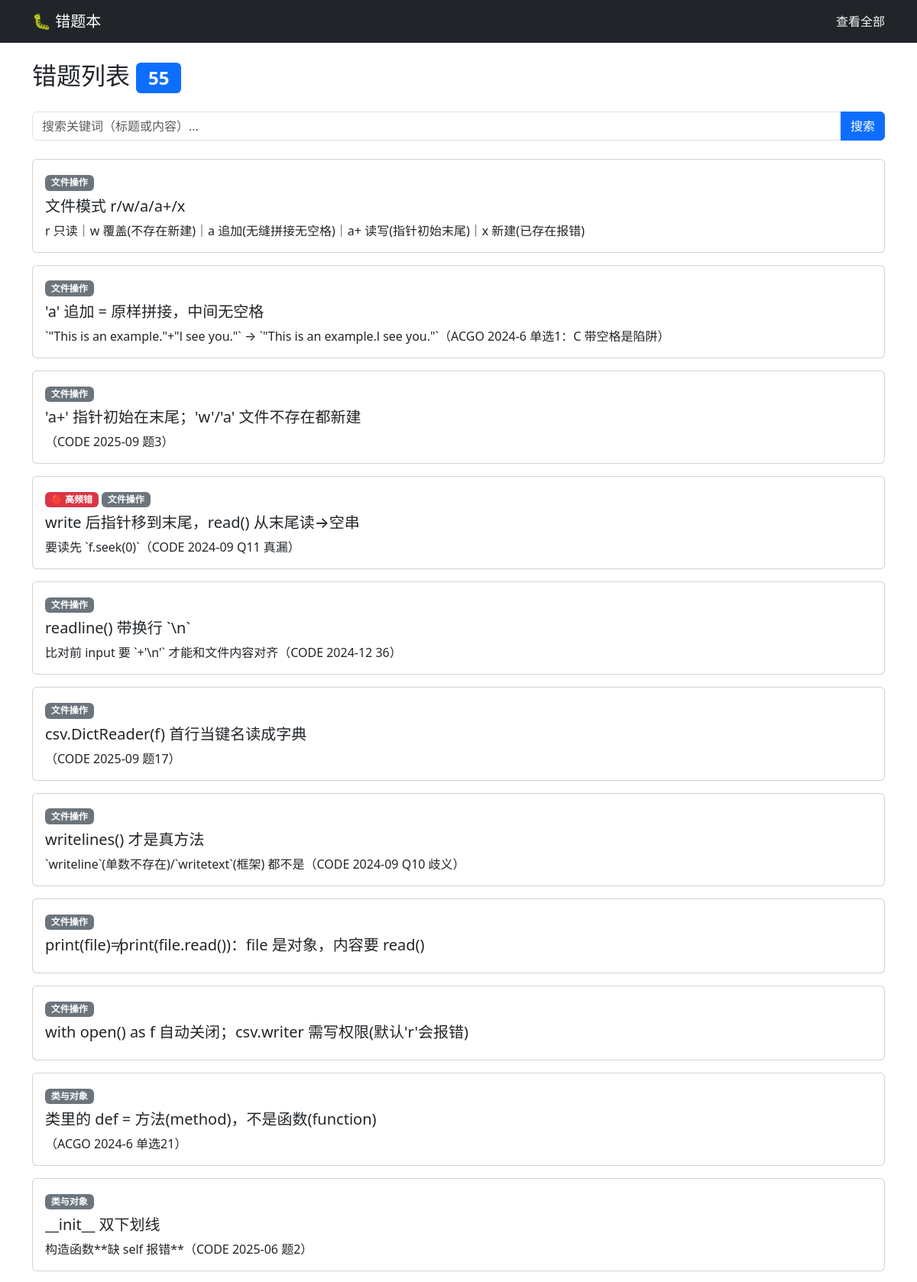
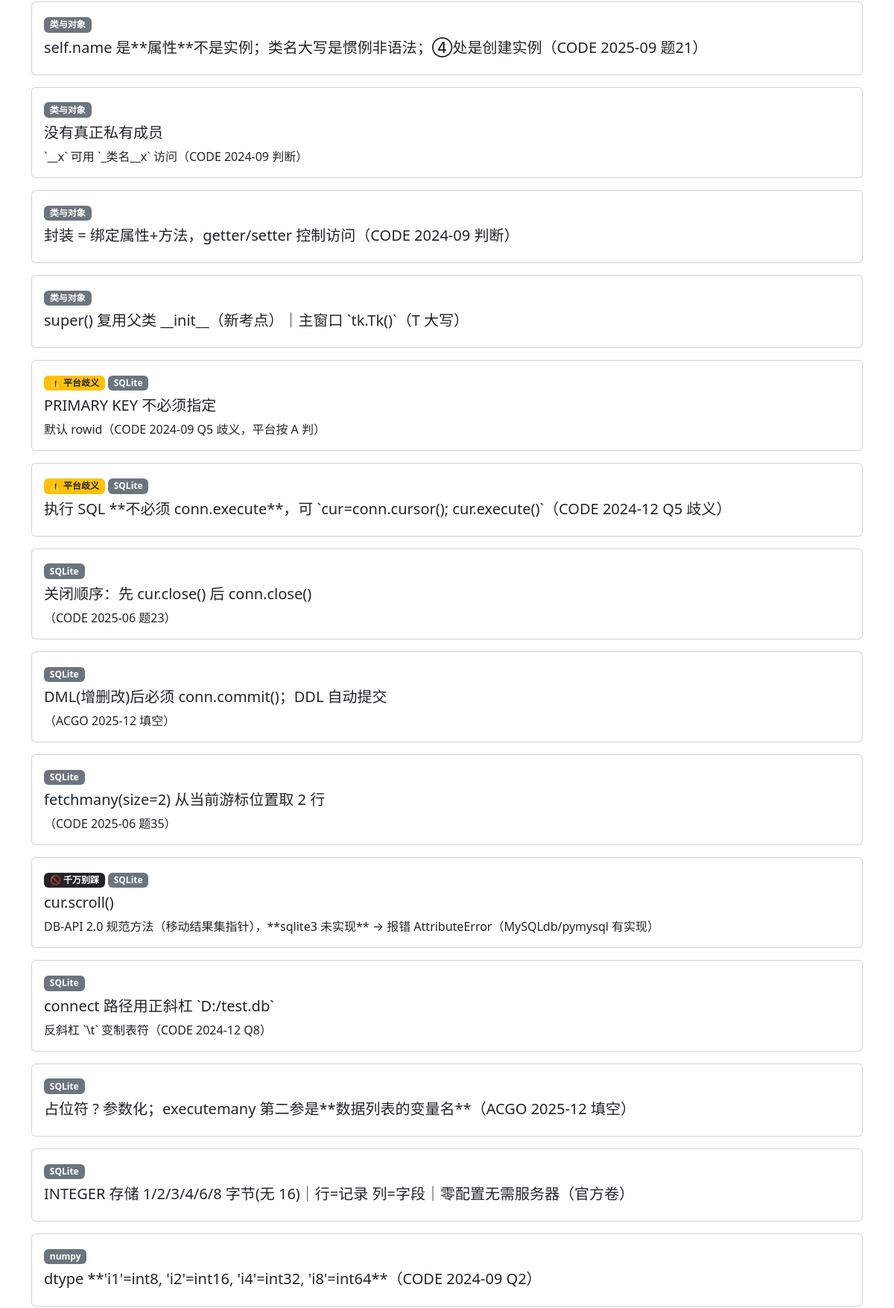
Page /list (upper part) on the committed database (2 pictures, top to bottom).
### tables this page shows
CREATE TABLE wrong_notes (
    id       INTEGER PRIMARY KEY AUTOINCREMENT,
    category TEXT,           -- 分类（如"文件操作"）
    title    TEXT,           -- **加粗**的标题
    content  TEXT,           -- 完整内容（去掉 - **title**： 后面的）
    priority TEXT            -- 🔴/⚠️/🚫/空字符串
    );

### app.py (the view)
@app.route('/list')
def get_wrong_notes():
    conn = sqlite3.connect(DB_PATH)
    conn.row_factory = dict_factory
    cur = conn.cursor()
    cur.execute('SELECT * FROM wrong_notes')
    rows = cur.fetchall()
    conn.close()
    return render_template('index.html', notes=rows)

### app.py (called while the page is built)
def dict_factory(cursor, row):
    return {col[0]: row[idx] for idx, col in enumerate(cursor.description)}

### templates/index.html (shortened to what this page needs)
{% extends "base.html" %}
{% block content %}
<h2 class="mb-4">
    {% if keyword %}
        搜索 "{{ keyword }}" 的结果 <span class="badge bg-primary">{{ notes|length }}</span>
    {% elif category %}
        分类：{{ category }} <span class="badge bg-primary">{{ notes|length }}</span>
    {% else %}
        错题列表 <span class="badge bg-primary">{{ notes|length }}</span>
    {% endif %}
</h2>
<form action="/search" method="get" class="mb-4">
    <div class="input-group">
        <input type="text" name="q" class="form-control" placeholder="搜索关键词（标题或内容）..." value="{{ keyword or '' }}">
        <button class="btn btn-primary" type="submit">搜索</button>
    </div>
</form>
{% for note in notes %}
<div class="card mb-3">
    <div class="card-body">
        {% if note.priority == '🔴' %}
            <span class="badge bg-danger">🔴 高频错</span>
        {% elif note.priority == '⚠️' %}
            <span class="badge bg-warning text-dark">⚠️ 平台歧义</span>
        {% elif note.priority == '🚫' %}
            <span class="badge bg-dark">🚫 千万别踩</span>
        {% endif %}
        <a href="/category/{{ note.category }}" class="badge bg-secondary text-decoration-none">
            {{ note.category }}
        </a>
        <h5 class="card-title mt-2">{{ note.title }}</h5>
        {% if note.content %}
            <p class="card-text">{{ note.content }}</p>
        {% endif %}
    </div>
</div>
{% endfor %}
{% endblock -%}

### rows in the picture
wrong_notes: category "文件操作", title "文件模式 r/w/a/a+/x", content "r 只读｜w 覆盖(不存在新建)｜a 追加(无缝拼接无空格)｜a+ 读写(指针初始末尾)｜x 新建(已存在报错)"
wrong_notes: category "文件操作", title "'a' 追加 = 原样拼接，中间无空格", content "`\"This is an example.\"+\"l see you.\"` → `\"This is an example.l see you.\"`（ACGO 2024-6 单选1：C 带空格是陷阱）"
wrong_notes: category "文件操作", title "'a+' 指针初始在末尾；'w'/'a' 文件不存在都新建", content "（CODE 2025-09 题3）"
wrong_notes: priority "🔴 高频错", category "文件操作", title "write 后指针移到末尾，read() 从末尾读→空串", content "要读先 `f.seek(0)`（CODE 2024-09 Q11 真漏）"
wrong_notes: category "文件操作", title "readline() 带换行 `\\n`", content "比对前 input 要 `+'\\n'` 才能和文件内容对齐（CODE 2024-12 36）"
wrong_notes: category "文件操作", title "csv.DictReader(f) 首行当键名读成字典", content "（CODE 2025-09 题17）"
wrong_notes: category "文件操作", title "writelines() 才是真方法", content "`writeline`(单数不存在)/`writetext`(框架) 都不是（CODE 2024-09 Q10 歧义）"
wrong_notes: category "文件操作", title "print(file)≠print(file.read())：file 是对象，内容要 read()"
wrong_notes: category "文件操作", title "with open() as f 自动关闭；csv.writer 需写权限(默认'r'会报错)"
wrong_notes: category "类与对象", title "类里的 def = 方法(method)，不是函数(function)", content "（ACGO 2024-6 单选21）"
wrong_notes: category "类与对象", title "__init__ 双下划线", content "构造函数**缺 self 报错**（CODE 2025-06 题2）"
wrong_notes: category "类与对象", title "self.name 是**属性**不是实例；类名大写是惯例非语法；④处是创建实例（CODE 2025-09 题21）"
wrong_notes: category "类与对象", title "没有真正私有成员", content "`__x` 可用 `_类名__x` 访问（CODE 2024-09 判断）"
wrong_notes: category "类与对象", title "封装 = 绑定属性+方法，getter/setter 控制访问（CODE 2024-09 判断）"
wrong_notes: category "类与对象", title "super() 复用父类 __init__（新考点）｜主窗口 `tk.Tk()`（T 大写）"
wrong_notes: priority "⚠️ 平台歧义", category "SQLite", title "PRIMARY KEY 不必须指定", content "默认 rowid（CODE 2024-09 Q5 歧义，平台按 A 判）"
wrong_notes: priority "⚠️ 平台歧义", category "SQLite", title "执行 SQL **不必须 conn.execute**，可 `cur=conn.cursor(); cur.execute()`（CODE 2024-12 Q5 歧义）"
wrong_notes: category "SQLite", title "关闭顺序：先 cur.close() 后 conn.close()", content "（CODE 2025-06 题23）"
wrong_notes: category "SQLite", title "DML(增删改)后必须 conn.commit()；DDL 自动提交", content "（ACGO 2025-12 填空）"
wrong_notes: category "SQLite", title "fetchmany(size=2) 从当前游标位置取 2 行", content "（CODE 2025-06 题35）"
wrong_notes: priority "🚫 千万别踩", category "SQLite", title "cur.scroll()", content "DB-API 2.0 规范方法（移动结果集指针），**sqlite3 未实现** → 报错 AttributeError（MySQLdb/pymysql 有实现）"
wrong_notes: category "SQLite", title "connect 路径用正斜杠 `D:/test.db`", content "反斜杠 `\\t` 变制表符（CODE 2024-12 Q8）"
wrong_notes: category "SQLite", title "占位符 ? 参数化；executemany 第二参是**数据列表的变量名**（ACGO 2025-12 填空）"
wrong_notes: category "SQLite", title "INTEGER 存储 1/2/3/4/6/8 字节(无 16)｜行=记录 列=字段｜零配置无需服务器（官方卷）"
wrong_notes: category "numpy", title "dtype **'i1'=int8, 'i2'=int16, 'i4'=int32, 'i8'=int64**（CODE 2024-09 Q2）"

### other values in the picture
{{ notes|length }} "55"
